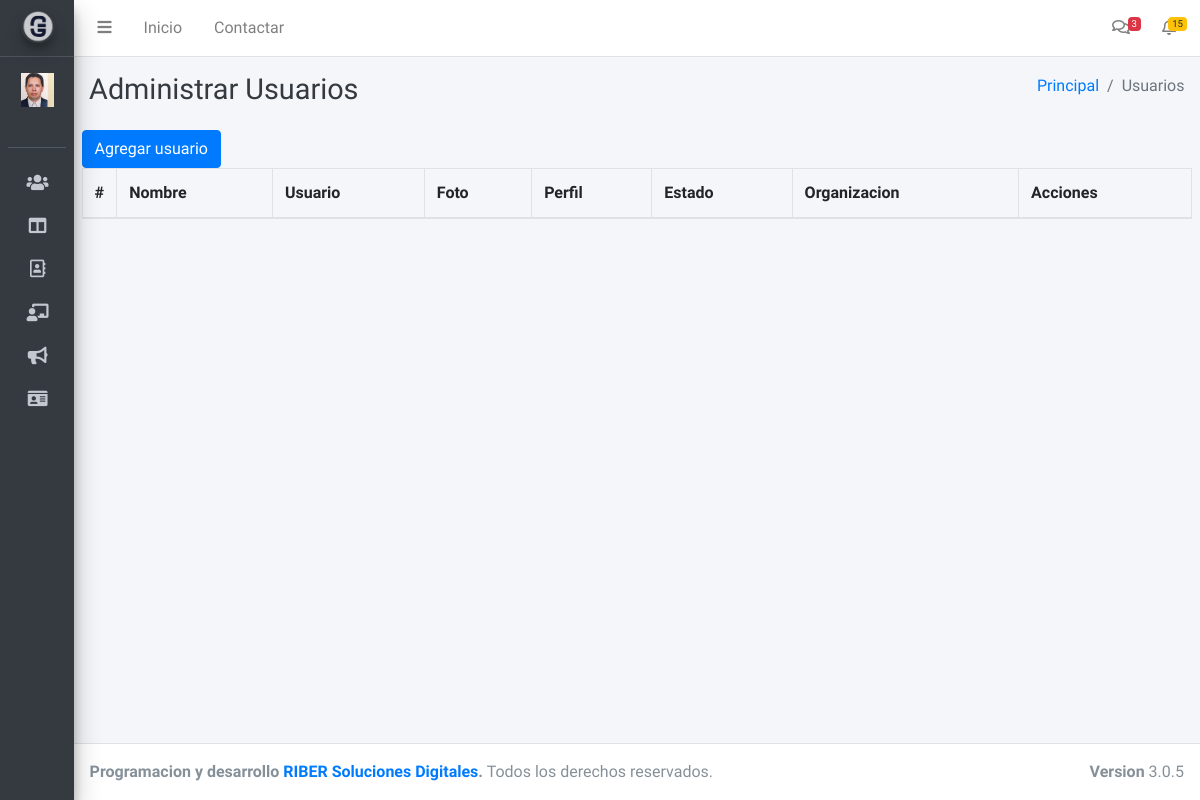
Before: /usuarios (signed in) with the older database file.
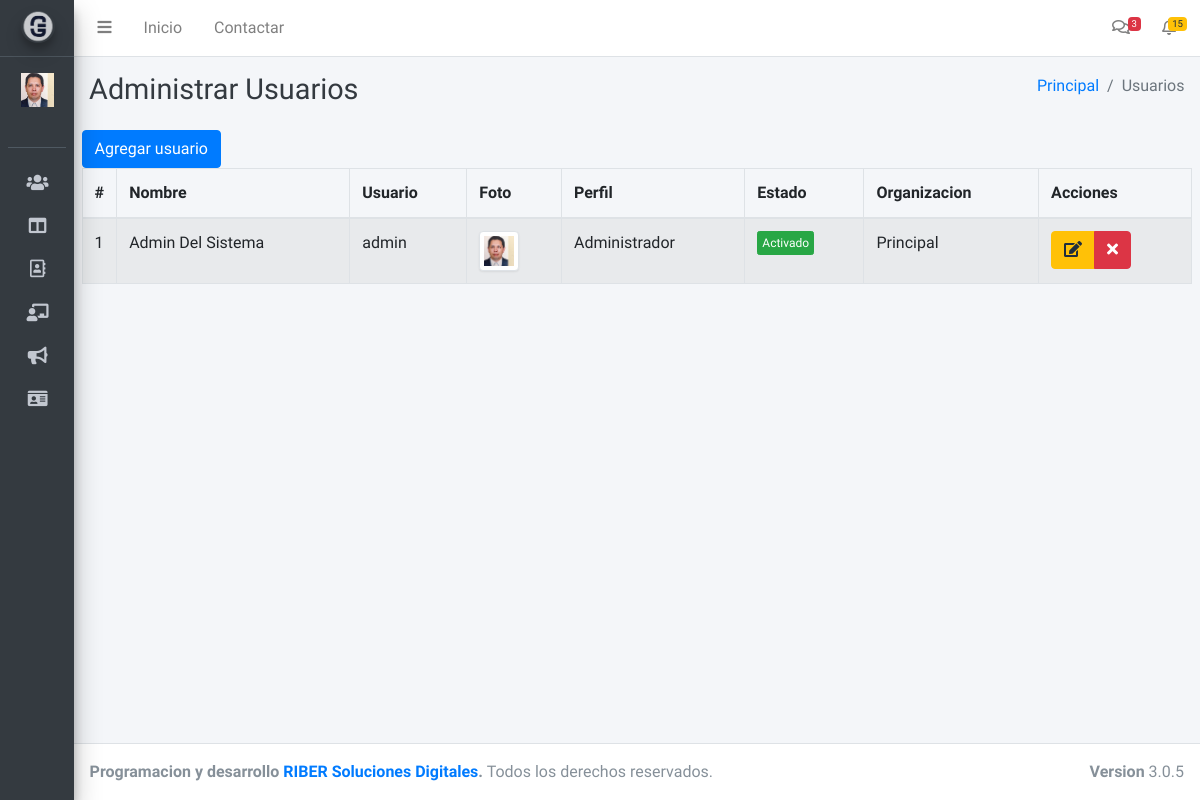
After: the same page with the newer database file.
### tables this page shows
CREATE TABLE `usuarios` (
  `id` int NOT NULL AUTO_INCREMENT,
  `usuario` varchar(150) NOT NULL,
  `password` varchar(150) NOT NULL,
  `perfil` varchar(45) DEFAULT NULL,
  `estado` tinyint NOT NULL,
  `ultimo_login` datetime DEFAULT CURRENT_TIMESTAMP,
  `fecha` datetime DEFAULT CURRENT_TIMESTAMP,
  `persona_clave` varchar(45) DEFAULT NULL,
  `enlace` varchar(45) DEFAULT NULL,
  `foto` varchar(250) DEFAULT NULL,
  `organizaciones_id` int NOT NULL,
  PRIMARY KEY (`id`),
  UNIQUE KEY `usuario_UNIQUE` (`usuario`),
  UNIQUE KEY `persona_clave_UNIQUE` (`persona_clave`),
  KEY `fk_usuarios_organizaciones1_idx` (`organizaciones_id`)
);

CREATE TABLE `organizaciones` (
  `id` int NOT NULL AUTO_INCREMENT,
  `organizacion` varchar(255) DEFAULT NULL,
  PRIMARY KEY (`id`)
);

### controllers/template.controller.php (called while the page is built)
<?php
class ControllerTemplate{
  static public function ctrTemplate(){
    include "views/template.php";
  }
}

### index.php (called while the page is built, shortened)
<?php
require_once "controllers/template.controller.php";
require_once "controllers/users.controller.php";
require_once "models/users.model.php";
$template = new ControllerTemplate();
$template->ctrTemplate();

### controllers/users.controller.php (called while the page is built, shortened)
<?php
class ControladorUsuarios
{
	static public function ctrMostrarUsuarios($campo, $valor)
	{
		$tabla = "usuarios";
		$respuesta = ModeloUsuarios::mdlMostrarUsuarios($tabla, $campo, $valor);
		return $respuesta;
	}
}

### models/connection.php (called while the page is built)
<?php
class Conexion{
	static public function conectar(){
		try{
			$servidor="mysql:host=localhost;dbname=electoral";
			$usuario="root";
			$clave="";
			$link = new PDO($servidor,$usuario,$clave);
			$link->setAttribute(PDO::ATTR_ERRMODE, PDO::ERRMODE_EXCEPTION);
			$link->exec("set names utf8");
			return $link;
			}catch(PDOException $e){
			echo "ERROR: " . $e->getMessage();
		  }
	}
}

### models/users.model.php (called while the page is built, shortened)
<?php
require_once "connection.php";
class ModeloUsuarios
{
	static public function mdlMostrarUsuarios($tabla, $campo, $valor)
	{
		if ($campo != null) {
			$stmt = Conexion::conectar()->prepare("SELECT u.id, concat(p.nombre, ' ',p.paterno,' ',p.materno) as nombre, u.usuario as usuario, u.password as password, u.persona_clave, u.foto as foto, u.perfil as perfil, u.estado as estado, o.organizacion as organizacion,u.organizaciones_id FROM usuarios as u  INNER JOIN personas as p ON u.persona_clave=p.persona_clave INNER JOIN organizaciones as o ON u.organizaciones_id=o.id WHERE u.$campo = :$campo; ");
			$stmt->bindParam(":" . $campo, $valor, PDO::PARAM_STR);
			$stmt->execute();
			return $stmt->fetch();
		} else {
			$stmt = Conexion::conectar()->prepare("SELECT u.id, concat(p.nombre, ' ',p.paterno,' ',p.materno) as nombre, u.usuario as usuario, u.foto as foto, u.perfil as perfil, u.estado as estado, u.ultimo_login, o.organizacion as organizacion FROM usuarios as u INNER JOIN personas as p ON u.persona_clave=p.persona_clave INNER JOIN organizaciones as o ON u.organizaciones_id=o.id ");
			$stmt->execute();
			return $stmt->fetchAll();
		}
	}
}

### views/modules/usuarios.php (the view, shortened to what this page needs)
<div class="content-wrapper">
  <div class="content-header">
    <div class="container-fluid">
      <div class="row mb-2">
        <div class="col-sm-6">
          <h1 class="m-0 text-dark">Administrar Usuarios</h1>
        </div>
        <div class="col-sm-6">
          <ol class="breadcrumb float-sm-right">
            <li class="breadcrumb-item"><a href="home">Principal</a></li>
            <li class="breadcrumb-item active">Usuarios</li>
          </ol>
        </div>
      </div>
    </div>
  </div>
  <section class="content">
    <div class="box">
      <div class="box-header with-border">
        <a href="altausuarios">
          <button class="btn btn-primary">
            Agregar usuario
          </button>
        </a>
      </div>
      <div class="box-body">
        <table class="table table-bordered table-striped dt-responsive tablas" width="100%">
          <thead>
            <tr>
              <th style="width:10px">#</th>
              <th>Nombre</th>
              <th>Usuario</th>
              <th>Foto</th>
              <th>Perfil</th>
              <th>Estado</th>
              <th>Organizacion</th>
              <th>Acciones</th>
            </tr>
          </thead>
          <tbody>
            <?php
            $item = null;
            $valor = null;
            $usuarios = ControladorUsuarios::ctrMostrarUsuarios($item, $valor);
            foreach ($usuarios as $key => $value) {
              echo ' <tr>
              <td>' . ($key + 1) . '</td>
              <td>' . $value["nombre"] . '</td>
              <td>' . $value["usuario"] . '</td>';
              if ($value["foto"] != "") {
                echo '<td><img src="' . $value["foto"] . '" class="img-thumbnail" width="40px"></td>';
              } else {
                echo '<td><img src="views/img/users/default/anonymous.png" class="img-thumbnail" width="30px"></td>';
              }
              echo '<td>' . $value["perfil"] . '</td>';
              if ($value["estado"] != 0) {
                echo '<td><button class="btn btn-success btn-xs btnActivar" idUsuario="' . $value["id"] . '" estadoUsuario="0">Activado</button></td>';
              } else {
                echo '<td><button class="btn btn-danger btn-xs btnActivar" idUsuario="' . $value["id"] . '" estadoUsuario="1">Desactivado</button></td>';
              }
              echo '<td>' . $value["organizacion"] . '</td>
              <td>
                <div class="btn-group">
                <button class="btn btn-warning btnEditarUsuario" idUsuario="' . $value["id"] . '" data-toggle="modal" data-target="#modalEditarUsuario"><i class="fa fa-edit"></i></button>
                  <button class="btn btn-danger btnEliminarUsuario" idUsuario="' . $value["id"] . '" fotoUsuario="' . $value["foto"] . '" usuario="' . $value["usuario"] . '"><i class="fa fa-times"></i></button>
                </div>
              </td>
            </tr>';
            }
            ?>
          </tbody>
        </table>
      </div>
    </div>
  </section>
</div>

Changed rows visible on the page:
now on this page (row edited): usuarios: nombre "Admin Del Sistema", usuario "admin", foto (picture), perfil "Administrador", organizaciones.organizacion "Principal"
